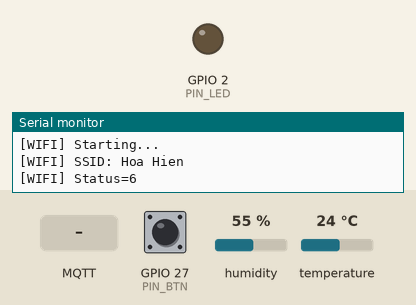
Simulated run of this sketch. Board: ESP32. Parts: output pins drawn as LEDs (lit = HIGH), the last lines printed to the serial monitor. The test bench sets the inputs (shaded band); at power-on: GPIO 27 (PIN_BTN) HIGH, humidity 55 %, temperature 24 °C. WiFi joins after 1.5 s; servers stay silent unless stated; no MQTT or app messages arrive unless stated.

Above: at 1.8 s.
1.9 s: GPIO 27 (PIN_BTN) pulled LOW for 0.15 s
At 2.8 s:
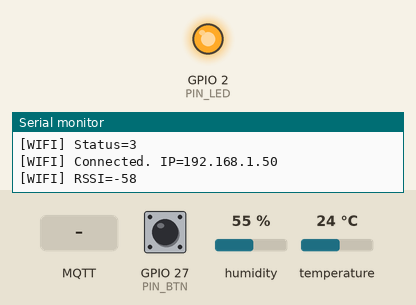
5.0 s: GPIO 27 (PIN_BTN) pulled LOW for 1 s
At 6.4 s:
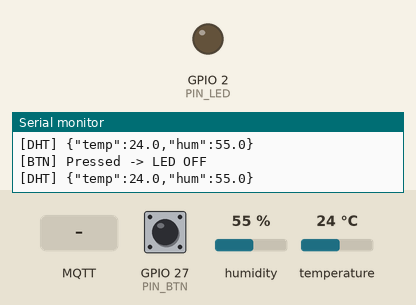
7.5 s: GPIO 27 (PIN_BTN) pulled LOW for 3.2 s
At 8.3 s:
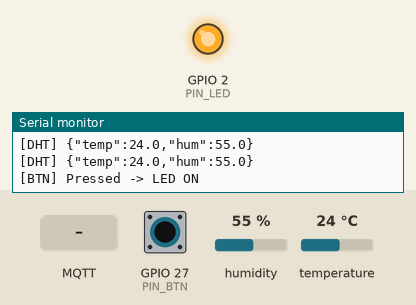
13.7 s: MQTT message "0" arrives on the first subscribed topic
At 14.3 s:
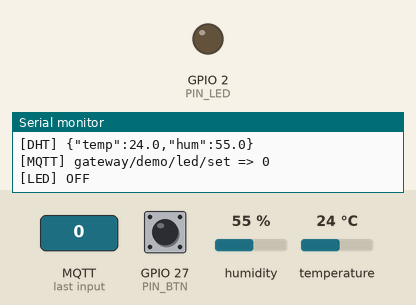
Timing chart, 0 to 16.2 s (numbered marks = the images above; inputs shaded):
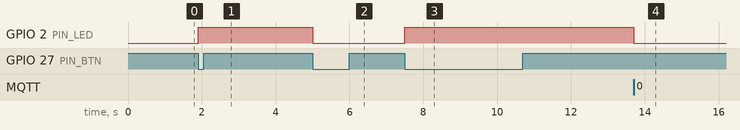

Measured:
- after the input at 1.9 s, GPIO 2 (PIN_LED): LOW → HIGH at once
- after the input at 5.0 s, GPIO 2 (PIN_LED): HIGH → LOW at once
- after the input at 7.5 s, GPIO 2 (PIN_LED): LOW → HIGH at once
- after the input at 13.7 s, GPIO 2 (PIN_LED): HIGH → LOW at once

The sketch:

esp32_gateway_demo.ino
```cpp
#include <WiFi.h>
#include <PubSubClient.h>
#include <DHT.h>

// ====== PIN ======
#define PIN_DHT   4
#define DHTTYPE   DHT11
#define PIN_LED   2
#define PIN_BTN   27   // tactile -> GND, INPUT_PULLUP

// ====== WIFI (2.4GHz) ======
const char* WIFI_SSID = "Hoa Hien";
const char* WIFI_PASS = "tuikhongnhomatkhau@6";

// ====== MQTT ======
const char* MQTT_HOST = "192.168.1.8";
const int   MQTT_PORT = 1883;

// ====== TOPIC ======
const char* TOPIC_DHT        = "gateway/demo/dht";
const char* TOPIC_LED_SET    = "gateway/demo/led/set";
const char* TOPIC_LED_STATE  = "gateway/demo/led/state";
const char* TOPIC_BTN        = "gateway/demo/switch";
const char* TOPIC_STATUS     = "gateway/demo/status"; // ONLINE/OFFLINE (LWT)

WiFiClient espClient;
PubSubClient mqtt(espClient);
DHT dht(PIN_DHT, DHTTYPE);

// ====== STATE ======
volatile bool ledStateISR = false;     // LED state updated in ISR
volatile bool btnPressedEvent = false; // event flag set in ISR
volatile unsigned long lastIrqMs = 0;  // debounce timestamp

bool ledState = false;                // mirror in main loop

// Timers
unsigned long lastWifiAttemptMs = 0;
unsigned long lastMqttAttemptMs = 0;
unsigned long lastDhtMs = 0;

const unsigned long wifiRetryMs = 5000;
const unsigned long mqttRetryMs = 3000;
const unsigned long dhtIntervalMs = 2000;

wl_status_t lastWifiStatus = WL_IDLE_STATUS;

// ====== ISR: nút bấm toggle LED NGAY LẬP TỨC ======
void IRAM_ATTR onButtonFalling() {
  unsigned long now = millis();
  if (now - lastIrqMs < 200) return;  // debounce 200ms
  lastIrqMs = now;

  ledStateISR = !ledStateISR;
  digitalWrite(PIN_LED, ledStateISR ? HIGH : LOW); // update LED immediately
  btnPressedEvent = true;                           // notify main loop
}

// ====== Helpers ======
void publishLedState() {
  if (mqtt.connected()) {
    mqtt.publish(TOPIC_LED_STATE, ledState ? "ON" : "OFF", true);
  }
}

void setLedMain(bool on, bool publishState = true) {
  ledState = on;
  ledStateISR = on;
  digitalWrite(PIN_LED, on ? HIGH : LOW);

  Serial.print("[LED] ");
  Serial.println(on ? "ON" : "OFF");

  if (publishState) publishLedState();
}

void mqttCallback(char* topic, byte* payload, unsigned int length) {
  String msg;
  for (unsigned int i = 0; i < length; i++) msg += (char)payload[i];
  msg.trim();

  Serial.print("[MQTT] ");
  Serial.print(topic);
  Serial.print(" => ");
  Serial.println(msg);

  if (String(topic) == TOPIC_LED_SET) {
    if (msg.equalsIgnoreCase("ON") || msg == "1" || msg.equalsIgnoreCase("TRUE")) {
      setLedMain(true, true);
    } else if (msg.equalsIgnoreCase("OFF") || msg == "0" || msg.equalsIgnoreCase("FALSE")) {
      setLedMain(false, true);
    }
  }
}

// ====== WIFI: start + retry (không block) ======
void startWiFi() {
  Serial.println("[WIFI] Starting...");
  Serial.print("[WIFI] SSID: ");
  Serial.println(WIFI_SSID);

  WiFi.mode(WIFI_STA);
  WiFi.begin(WIFI_SSID, WIFI_PASS);
}

void tryWiFi() {
  wl_status_t st = WiFi.status();

  // log when state changes
  if (st != lastWifiStatus) {
    lastWifiStatus = st;
    Serial.print("[WIFI] Status=");
    Serial.println((int)st);

    if (st == WL_CONNECTED) {
      Serial.print("[WIFI] Connected. IP=");
      Serial.println(WiFi.localIP());
      Serial.print("[WIFI] RSSI=");
      Serial.println(WiFi.RSSI());
    }
  }

  if (st == WL_CONNECTED) return;
  if (millis() - lastWifiAttemptMs < wifiRetryMs) return;

  lastWifiAttemptMs = millis();
  Serial.println("[WIFI] Reconnecting...");
  WiFi.disconnect(true);
  WiFi.begin(WIFI_SSID, WIFI_PASS);
}

// ====== MQTT: retry (giảm block connect) ======
void tryMQTT() {
  if (WiFi.status() != WL_CONNECTED) return;
  if (mqtt.connected()) return;
  if (millis() - lastMqttAttemptMs < mqttRetryMs) return;

  lastMqttAttemptMs = millis();

  mqtt.setServer(MQTT_HOST, MQTT_PORT);
  mqtt.setCallback(mqttCallback);
  mqtt.setKeepAlive(30);
  mqtt.setSocketTimeout(1);  // quan trọng: giảm thời gian chờ để không “cảm giác treo”

  String cid = "ESP32_" + String((uint32_t)ESP.getEfuseMac(), HEX);

  Serial.print("[MQTT] Connecting ");
  Serial.print(MQTT_HOST);
  Serial.print(":");
  Serial.println(MQTT_PORT);

  bool ok = mqtt.connect(
    cid.c_str(),
    TOPIC_STATUS, 1, true, "OFFLINE" // LWT
  );

  if (ok) {
    Serial.println("[MQTT] Connected");
    mqtt.subscribe(TOPIC_LED_SET);

    mqtt.publish(TOPIC_STATUS, "ONLINE", true);
    publishLedState(); // sync LED state khi vừa connect
  } else {
    Serial.print("[MQTT] FAIL rc=");
    Serial.println(mqtt.state()); // -2 nếu broker tắt/không tới được
  }
}

// ====== DHT publish (chỉ khi MQTT connected) ======
void publishDHT() {
  if (!mqtt.connected()) return;
  if (millis() - lastDhtMs < dhtIntervalMs) return;
  lastDhtMs = millis();

  float h = dht.readHumidity();
  float t = dht.readTemperature();

  if (!isnan(h) && !isnan(t)) {
    char payload[80];
    snprintf(payload, sizeof(payload), "{\"temp\":%.1f,\"hum\":%.1f}", t, h);
    mqtt.publish(TOPIC_DHT, payload, false);

    Serial.print("[DHT] ");
    Serial.println(payload);
  } else {
    Serial.println("[DHT] Read error");
  }
}

void setup() {
  Serial.begin(115200);
  delay(600);
  Serial.println("===== ESP32 START =====");

  pinMode(PIN_LED, OUTPUT);
  pinMode(PIN_BTN, INPUT_PULLUP);

  // LED off
  setLedMain(false, false);

  // Attach interrupt for button (instant toggle)
  attachInterrupt(digitalPinToInterrupt(PIN_BTN), onButtonFalling, FALLING);

  dht.begin();
  startWiFi();
}

void loop() {
  // xử lý event nút bấm (LED đã toggle ngay trong ISR rồi)
  if (btnPressedEvent) {
    btnPressedEvent = false;

    // sync main state with ISR state
    ledState = ledStateISR;

    Serial.print("[BTN] Pressed -> LED ");
    Serial.println(ledState ? "ON" : "OFF");

    // publish event/state nếu MQTT đang connected
    if (mqtt.connected()) {
      mqtt.publish(TOPIC_BTN, "PRESSED", false);
      publishLedState();
    }
  }

  // retry kết nối WiFi/MQTT ở nền
  tryWiFi();
  tryMQTT();

  // xử lý mqtt loop + publish DHT
  if (mqtt.connected()) mqtt.loop();
  publishDHT();
}
```
